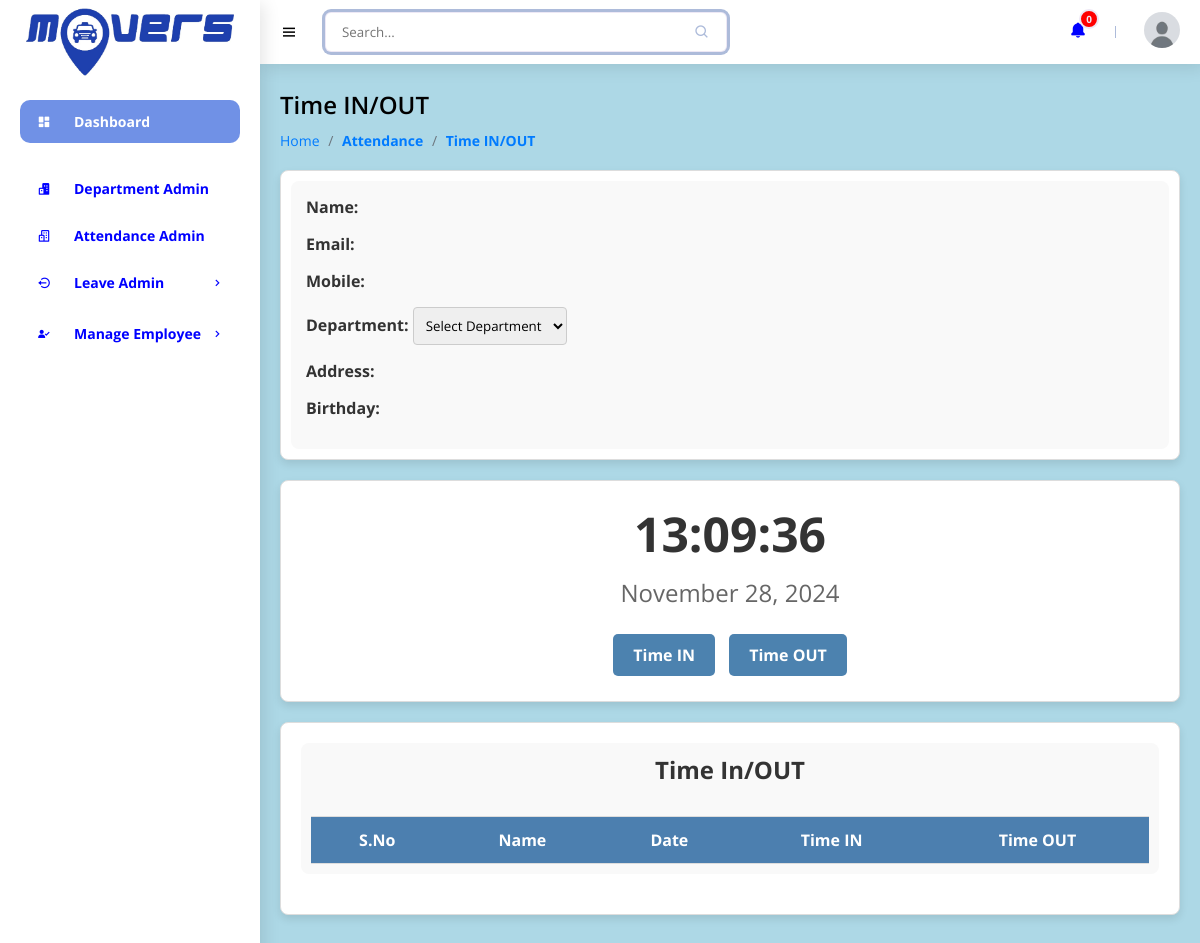
Page /h3time.php (signed in) on the earlier database version.
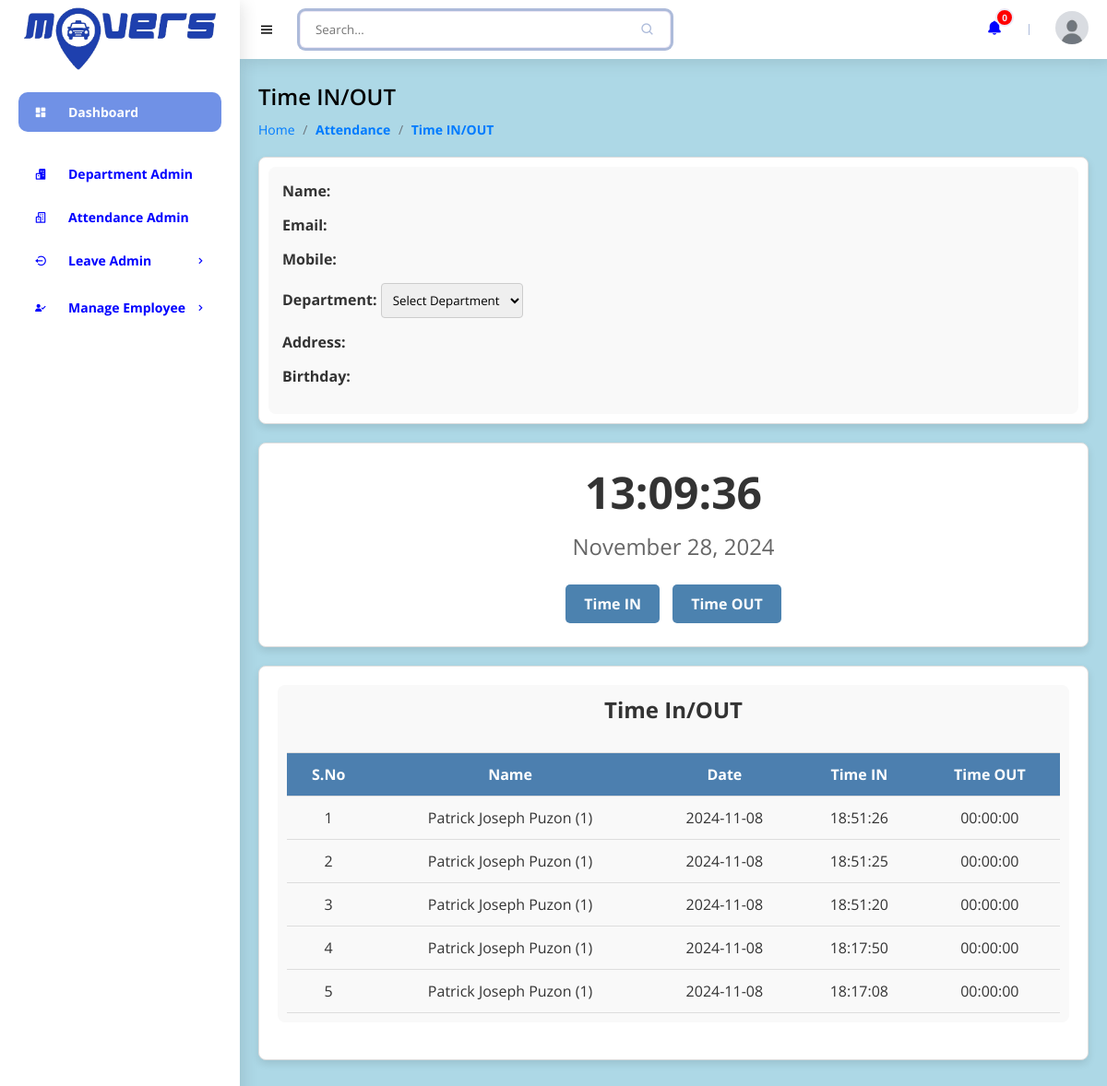
Same page on the later database version.
### tables this page shows
CREATE TABLE `attendance` (
  `id` int(11) NOT NULL,
  `e_attendance_id` int(11) NOT NULL,
  `date` date NOT NULL,
  `time_in` time NOT NULL,
  `time_out` time NOT NULL
);

CREATE TABLE `employee` (
  `id` int(11) NOT NULL,
  `name` varchar(255) NOT NULL,
  `email` varchar(255) NOT NULL,
  `mobile` varchar(15) NOT NULL,
  `password` varchar(20) NOT NULL,
  `department_id` int(11) NOT NULL,
  `address` varchar(2000) NOT NULL,
  `birthday` date NOT NULL,
  `role` int(11) NOT NULL
);

### h3time.php (the view, shortened to what this page needs)
<?php
require('sidebar_navbar_footer/h3sidebar_nav.php');
$name='';
$email='';
$mobile='';
$address='';
$birthday='';
if($_SESSION['ROLE']==1){
	$sql="select `attendance`.*, employee.name,employee.id as e_attendance_id from `attendance`,employee where `attendance`.e_attendance_id=employee.id order by `attendance`.id desc";
}else{
	$e_attendance_id=$_SESSION['USER_ID'];
	$sql="select `attendance`.*, employee.name ,employee.id as e_attendance_id from `attendance`,employee where `attendance`.e_attendance_id='$e_attendance_id' and `attendance`.e_attendance_id=employee.id order by `attendance`.id desc";
}
$res2=mysqli_query($con,$sql);
?>
    <main>
        <h1 class="h3title">Time IN/OUT</h1>
        <ul class="h3breadcrumbs">
            <li><a href="h3dashboard.php">Home</a></li>
            <li class="h3divider">/</a></li>
            <li><a href="#" class="h3active">Attendance</a></li>
            <li class="h3divider">/</a></li>
            <li><a href="#" class="h3active">Time IN/OUT</a></li>
        </ul>
				<div class="time-container">
		 			<div class="card1">
                        <div class="card-body1">
                           <form method="post">
							   <div class="form-group1">
									<label class=" form-control-label1">Name: <span style="color:blue"><?php echo $name?></span></label>
								</div>
								<div class="form-group1">
									<label class=" form-control-label1">Email: <span style="color:blue"><?php echo $email?></span></label>
								</div>
								<div class="form-group1">
									<label class=" form-control-label1">Mobile: <span style="color:blue"><?php echo $mobile?></span></label>
								</div>
								<div class="form-group1">
									<label class=" form-control-label1">Department: <select name="department_id" required class="form-control-1">
										<option value="">Select Department</option>
									</select></label>
								</div>
								<div class="form-group1">
									<label class=" form-control-label1">Address: <span style="color:blue"><?php echo $address?></span></label>
								</div>
								<div class="form-group1">
									<label class=" form-control-label1">Birthday: <span style="color:blue"><?php echo $birthday?></span></label>
								</div>
							  </form>
                        </div>
					</div>
				</div>
					<div class="clock-container">
						<div class="digital-clock" id="digital-clock">00:00:00</div>
						<div class="date" id="date">January 1, 1970</div>
					<form method="POST">
						<button type="submit" name="timeIN" class="timebtn">Time IN</button>
						<button type="submit" name="timeOUT" class="timebtn">Time OUT</button>
					</form>
					</div>
					<div class="time2-container">
						<div class="card2">
							<div class="card-body2">
							<h4 class="box-title2">Time In/OUT </h4>
							</div>
							<div class="card-body-2">
							<div class="table-stats order-table ov-h">
								<table class="table2 ">
									<thead>
										<tr>
										<th >S.No</th>
										<th>Name</th>
										<th>Date</th>
										<th>Time IN</th>
										<th>Time OUT</th>
										</tr>
									</thead>
									<tbody>
									<?php
									$i=1;
									while($row=mysqli_fetch_assoc($res2)){?>
										<tr>
									   <td><?php echo $i?></td>
									   <td><?php echo $row['name'].' ('.$row['e_attendance_id'].')'?></td>
									   <td><?php echo $row['date']?></td>
                                       <td><?php echo $row['time_in']?></td>
									   <td><?php echo $row['time_out']?></td>
									<?php
									$i++;
									} ?>
									</tbody>
								</table>
							</div>
							</div>
						</div>
					</div>
    </main>
<?php
require('sidebar_navbar_footer/h3continuation.php');
?>

Differences in the rows shown:
added attendance: employee.name "Patrick Joseph Puzon", employee.id "1", date "2024-11-08", time_in "18:51:26", time_out "00:00:00"
added attendance: employee.name "Patrick Joseph Puzon", employee.id "1", date "2024-11-08", time_in "18:51:25", time_out "00:00:00"
added attendance: employee.name "Patrick Joseph Puzon", employee.id "1", date "2024-11-08", time_in "18:51:20", time_out "00:00:00"
added attendance: employee.name "Patrick Joseph Puzon", employee.id "1", date "2024-11-08", time_in "18:17:50", time_out "00:00:00"
added attendance: employee.name "Patrick Joseph Puzon", employee.id "1", date "2024-11-08", time_in "18:17:08", time_out "00:00:00"
